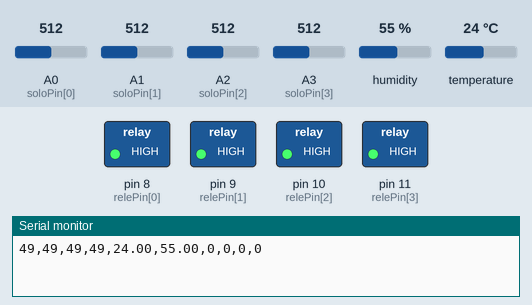
A sketch run on a simulated Arduino Uno, built with avr-gcc and run on an emulated ATmega328P. Parts: switched loads named in the sketch (green lamp = pin HIGH), the last lines printed to the serial monitor. The inputs (shaded band) are chosen by the test bench; at power-on: A0 (soloPin[0]) = 512, A1 (soloPin[1]) = 512, A2 (soloPin[2]) = 512, A3 (soloPin[3]) = 512, humidity 55 %, temperature 24 °C.

Above: at 1.2 s.
1.3 s: A0 (soloPin[0]) set to 810
9.1 s: A0 (soloPin[0]) set to 830
At 11.1 s:
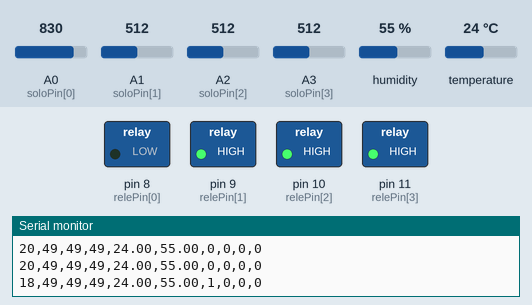
12.1 s: A1 (soloPin[1]) set to 803
13.6 s: A1 (soloPin[1]) set to 835
At 14.4 s:
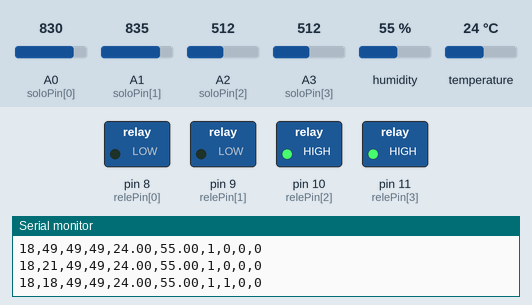
15.1 s: A2 (soloPin[2]) set to 803
16.6 s: A2 (soloPin[2]) set to 835
At 17.7 s:
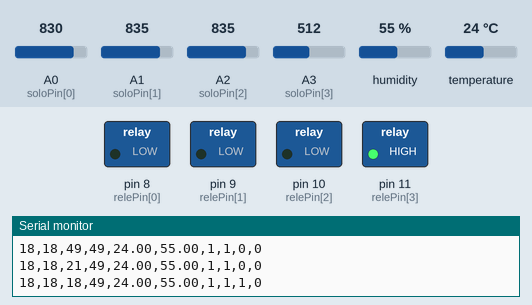
Timing chart, 0 to 19.1 s (numbered marks = the images above; inputs shaded):
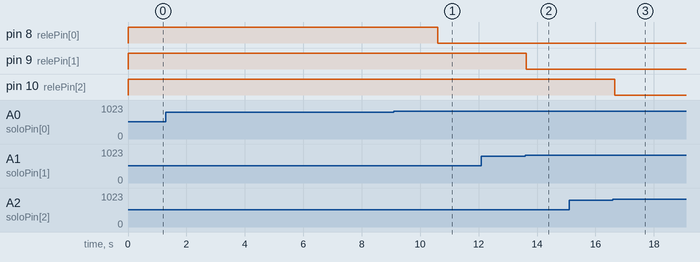

Measured:
- the behaviour switches between 818 and 819 on A0 (soloPin[0]) (found by bisection; images 0 and 1)
- the behaviour switches between 818 and 819 on A1 (soloPin[1]) (found by bisection; images 1 and 2)
- the behaviour switches between 818 and 819 on A2 (soloPin[2]) (found by bisection; images 2 and 3)
- after the input at 9.1 s, pin 8 (relePin[0]): HIGH → LOW after 1.5 s
- after the input at 13.6 s, pin 9 (relePin[1]): HIGH → LOW at once
- after the input at 16.6 s, pin 10 (relePin[2]): HIGH → LOW after 0.07 s

The sketch:

beta_arduino.ino
```cpp
#include <DHT.h>

#define DHTPIN 2
#define DHTTYPE DHT11

DHT dht(DHTPIN, DHTTYPE);

// Sensores solo
int soloPin[4] = {A0, A1, A2, A3};

// Relés
int relePin[4] = {8, 9, 10, 11};

// Variáveis
int solo[4];
int limite[4] = {20,20,20,20};

bool manual[4] = {false,false,false,false};
bool releEstado[4] = {false,false,false,false};

float temp;
float hum;

void setup() {
  Serial.begin(9600);
  dht.begin();

  for(int i=0;i<4;i++){
    pinMode(relePin[i], OUTPUT);
    digitalWrite(relePin[i], HIGH); // desligado (LOW ativa)
  }
}

void loop() {

  // ===== LEITURA SOLO =====
  for(int i=0;i<4;i++){
    int leitura = analogRead(soloPin[i]);
    solo[i] = map(leitura,1023,0,0,100);
  }

  // ===== DHT =====
  temp = dht.readTemperature();
  hum  = dht.readHumidity();

  // ===== LÓGICA =====
  for(int i=0;i<4;i++){

    if(manual[i]){
      // modo manual → mantém estado atual
    }else{
      // automático
      if(solo[i] < limite[i]){
        releEstado[i] = true;
      }else{
        releEstado[i] = false;
      }
    }

    digitalWrite(relePin[i], releEstado[i] ? LOW : HIGH);
  }

  // ===== ENVIA DADOS =====
  Serial.print(solo[0]); Serial.print(",");
Serial.print(solo[1]); Serial.print(",");
Serial.print(solo[2]); Serial.print(",");
Serial.print(solo[3]); Serial.print(",");

Serial.print(temp); Serial.print(",");
Serial.print(hum); Serial.print(",");

// estados dos relés (válvulas)
Serial.print(releEstado[0]); Serial.print(",");
Serial.print(releEstado[1]); Serial.print(",");
Serial.print(releEstado[2]); Serial.print(",");
Serial.println(releEstado[3]);

  // ===== RECEBE COMANDOS =====
  if(Serial.available()){

    String cmd = Serial.readStringUntil('\n');

    // ===== MANUAL =====
    if(cmd.startsWith("M")){
      int id = cmd.substring(1).toInt() - 1;

      manual[id] = !manual[id];

      // 👉 ESSA LINHA RESOLVE SEU PROBLEMA
      releEstado[id] = !releEstado[id];
    }

    // ===== LIMITE =====
    if(cmd.startsWith("L")){
      int id = cmd.substring(1,2).toInt() - 1;
      int valor = cmd.substring(3).toInt();

      limite[id] = valor;
    }
  }

  delay(1500);
}
```
